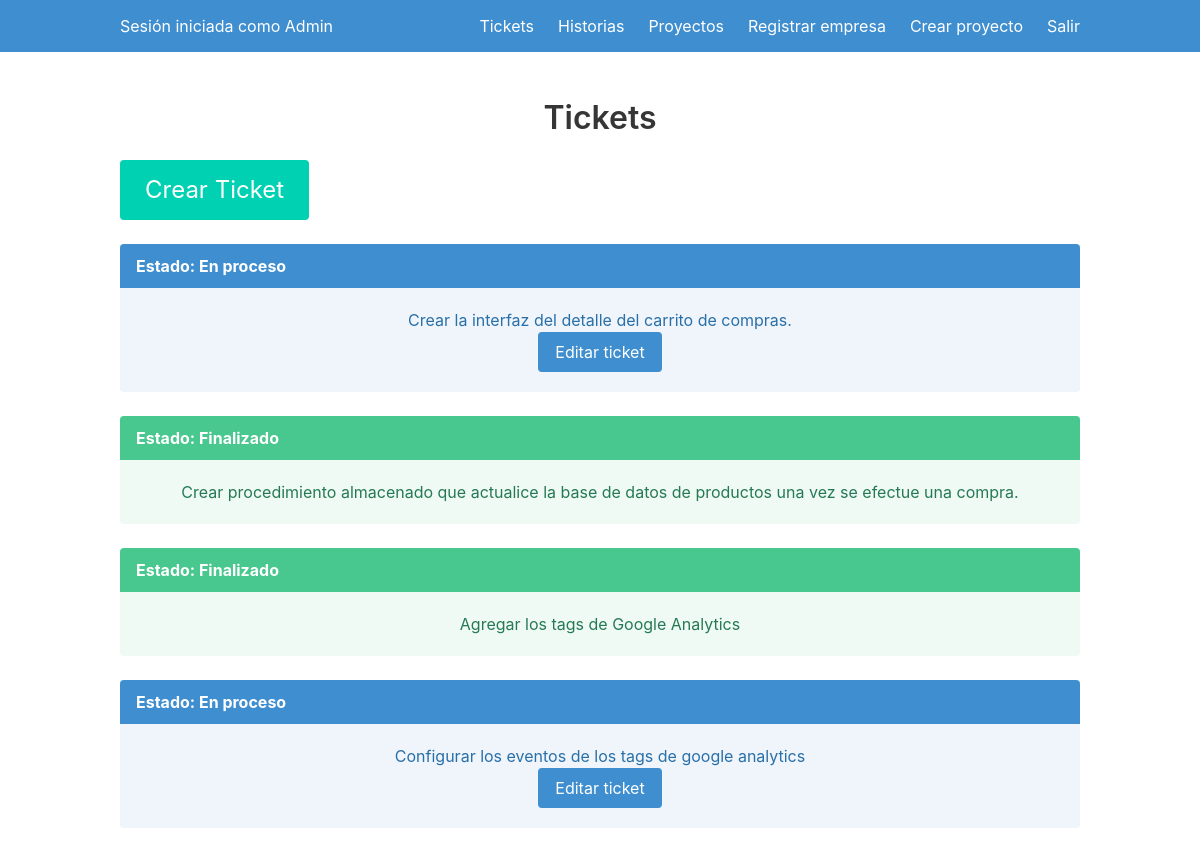
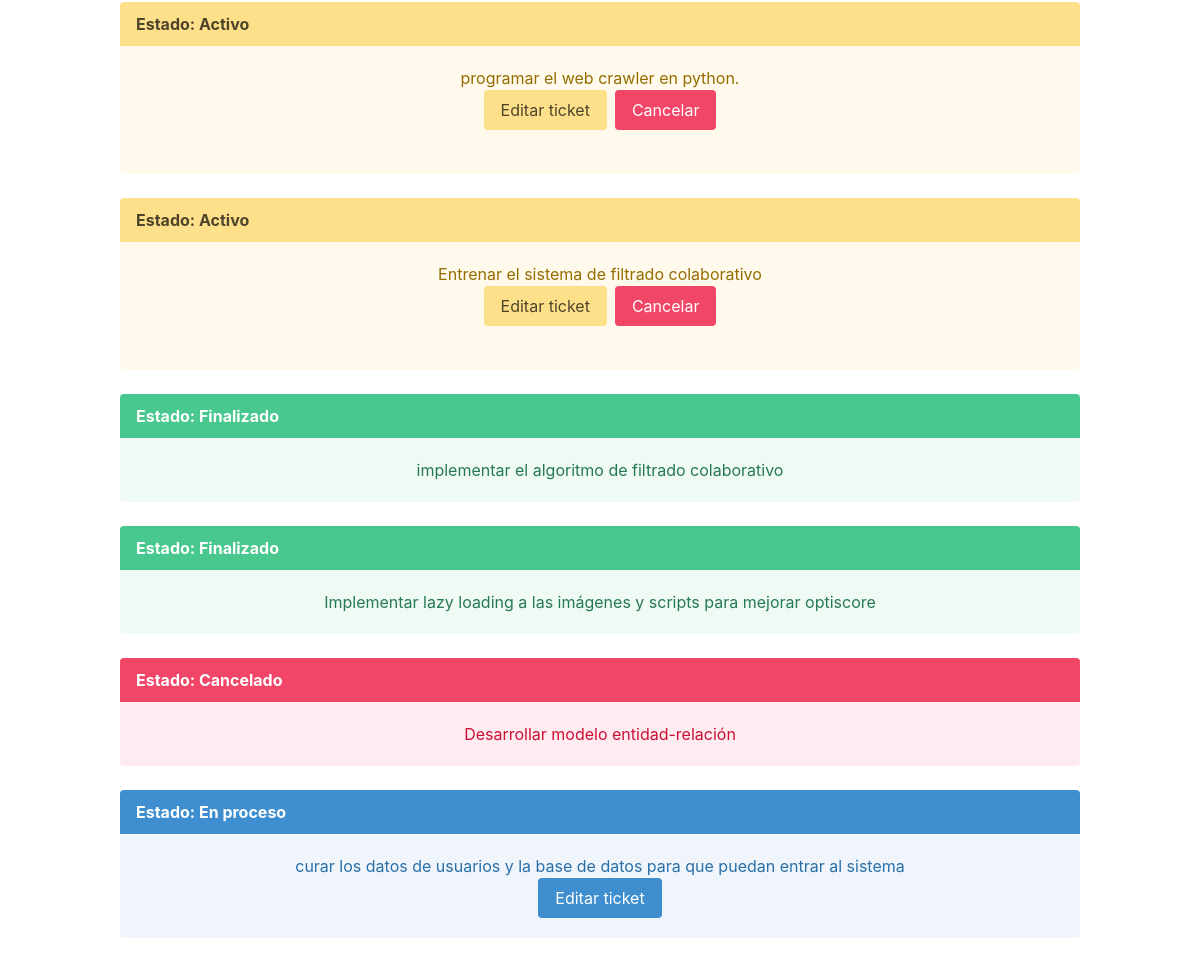
The app's page / (signed in) with its own data (2 pictures, top to bottom).
### models.py (models this page shows, shortened)
class Usuario(UserMixin, bd.Model):
    __tablename__ = 'Usuarios'
    Cc = bd.Column(bd.Integer, primary_key=True)
    Nombre = bd.Column(bd.String(50), unique=True)
    eMail = bd.Column(bd.String(50), unique=True)
    Nit_empresa = bd.Column(bd.Integer, bd.ForeignKey('Empresas.Nit'), nullable=False)
    Contrasena = bd.Column(bd.String(100))

class Tickets(UserMixin, bd.Model):
    __tablename__ = 'Tickets'
    Id = bd.Column(bd.Integer, primary_key=True)
    Descr = bd.Column(bd.String(500))
    Estado = bd.Column(bd.String(15), nullable=False)
    Id_Historia = bd.Column(bd.Integer, bd.ForeignKey('Historias.Id'), nullable=False)

### main.py (the view)
@main.route('/', methods=['POST','GET'])
@login_required
def index():
    if request.method == 'POST':
        if 'abre_editar' in request.form:
            id = request.form.get("id")
            tickets = Tickets.query.filter(Tickets.Id == id)
            return redirect(url_for('main.index'))
        elif 'cancelar_ticket' in request.form:
            tick_id = int(request.form.get("tick_id"))
            ticket = bd.session.query(Tickets).filter(Tickets.Id == tick_id).one()
            ticket.Estado = "Cancelado"
            bd.session.commit()
            return redirect(url_for('main.index'))
        elif 'editar_ticket' in request.form:
            tick_id = int(request.form.get("tick_id"))
            descr = request.form.get('nueva_descripcion')
            estado = request.form.get('nuevo_estado')
            id_historia = request.form.get('nueva_historia')
            ticket = bd.session.query(Tickets).filter(Tickets.Id == tick_id).one()
            ticket.Estado = estado
            ticket.Descr = descr
            ticket.Id_Historia = id_historia
            bd.session.commit()
            return redirect(url_for('main.index'))
        elif 'crear_tick' in request.form:
            descr = request.form.get('descripcion')
            estado = request.form.get('estado')
            id_historia = request.form.get('historia')
            nuevo_ticket = Tickets(Descr=descr,Estado=estado,Id_Historia=id_historia)
            bd.session.add(nuevo_ticket)
            bd.session.commit()
            bd.session.close()
            return redirect(url_for('main.index'))
        else:
            return redirect(url_for('main.index'))
    else:
        tickets = bd.session.query(Tickets).join(Historia, Tickets.Id_Historia == Historia.Id).join(Usuario, Historia.Id_Usuario==current_user.Cc)
        historias = Historia.query.filter(Historia.Id_Usuario == current_user.Cc)
        return render_template('index.html', historias=historias,tickets=tickets)

### __init__.py (called while the page is built)
def create_app():
    app = Flask(__name__)
    app.config['SECRET_KEY'] = b"'\xb2\xfe\x86T:\xd0\x8b\x94MI\xe3$\xc4\xd5\x0c"
    app.config['SQLALCHEMY_DATABASE_URI'] = 'sqlite:///BD/db.sqlite'
    bd.init_app(app)
    from .models import Empresa, Usuario, Proyecto, Historia
    login_manager = LoginManager()
    login_manager.login_view = 'auth.entrar'
    login_manager.login_message = "Se necesita estar autenticado para acceder a esta página"
    login_manager.login_message_category = "warning"
    login_manager.init_app(app)
    @login_manager.user_loader
    def load_user(user_id):
        return Usuario.query.get(int(user_id))
    from .auth import auth as auth_blueprint
    app.register_blueprint(auth_blueprint)
    from .main import main as main_blueprint
    app.register_blueprint(main_blueprint)
    return app

### templates/index.html (shortened to what this page needs)
{% extends "base.html" %}
{% block content %}
<h1 class="title">
    Tickets
</h1>
<div class="container">
    <div class="buttons">
        <button class="button is-primary is-large modal-button" data-target="modal-ticket">Crear Ticket</button>
    </div>
<div class="container">
    {% for ticket in tickets %}
        {% if ticket.Estado == "Activo" %}
            <article class="message is-warning">
                <div class="message-header">
                    <p>Estado: {{ticket.Estado}}</p>
                </div>
                <div class="message-body">
                    <p>{{ticket.Descr}}</p>
                        <div class="container">
                            <div class="buttons is-centered">
                                <button class="button is-warning is-centered modal-button" id="abre_editar" name="abre_editar" data-target="modal-editar-ticket">Editar ticket</button>
                                <form action="/" method="POST"><button class="button is-danger is-centered" id="cancelar_ticket" name="cancelar_ticket">Cancelar</button>
                                </form>
                            </div>
                </div>
            </article>
        {% elif ticket.Estado == "En proceso" %}
            <article class="message is-info">
                <div class="message-header">
                    <p>Estado: {{ticket.Estado}}</p>
                </div>
                <div class="message-body">
                    <p>{{ticket.Descr}}</p>
                    <button class="button is-info is-centered modal-button" id="abre_editar" name="abre_editar" data-target="modal-editar-ticket-proceso">Editar ticket</button>
                </div>
            </article>
        {% elif ticket.Estado == "Finalizado" %}
            <article class="message is-success">
                <div class="message-header">
                    <p>Estado: {{ticket.Estado}}</p>
                </div>
                <div class="message-body">
                    <p>{{ticket.Descr}}</p>
                </div>
            </article>
        {% elif ticket.Estado == "Cancelado" %}
            <article class="message is-danger">
                <div class="message-header">
                    <p>Estado: {{ticket.Estado}}</p>
                </div>
                <div class="message-body">
                    <p>{{ticket.Descr}}</p>
                </div>
            </article>
        {% endif %}
    {% endfor %}
</div>
{% endblock %}

### templates/base.html (shortened to what this page needs)
<!DOCTYPE html>
<html>
<head>
    <link rel="stylesheet" href="https://cdn.jsdelivr.net/npm/bulma@0.9.3/css/bulma.min.css" />
</head>
<body>
    <div class="hero-head">
        <nav class="navbar is-info">
            <div class="container">
                <div class="navbar-brand">
                    {% if current_user.is_authenticated %}
                        <div class="navbar-item">
                            Sesión iniciada como {{current_user.Nombre}}
                        </div>
                    {% endif %}
                    </div>
                <div id="navbarMenu" class="navbar-menu is-info">
                    <div class="navbar-end">
                        {% if current_user.is_authenticated %}
                            <a href="{{ url_for('main.index') }}" class="navbar-item">
                                Tickets
                            </a>
                            <a href="{{ url_for('main.historias') }}" class="navbar-item">
                                Historias
                            </a>
                            <a href="{{ url_for('main.proyectos') }}" class="navbar-item">
                                Proyectos
                            </a>
                        {% endif %}
                        {% if current_user.is_authenticated and current_user.Nombre == "Admin"  %}
                            <a href="{{ url_for('main.registrar_emp') }}" class="navbar-item">
                                Registrar empresa
                            </a>
                        {% endif %}
                        {% if current_user.is_authenticated and current_user.Nombre == "Admin"  %}
                            <a href="{{ url_for('main.crear_proyecto') }}" class="navbar-item">
                                Crear proyecto
                            </a>
                        {% endif %}
                        {% if current_user.is_authenticated %}
                            <a href="{{ url_for('auth.salir') }}" class="navbar-item">
                                Salir
                            </a>
                        {% endif %}
                    </div>
                </div>
            </div>
        </nav>
    </div>
    <div class="hero-body">
        <div class="container has-text-centered">
            {% block content %}
            {% endblock %}
        </div>
    </div>
</body>
</html>

### records on screen
Usuario: Nombre "Admin"
Tickets: Estado "En proceso", Descr "Crear la interfaz del detalle del carrito de compras."
Tickets: Estado "Finalizado", Descr "Crear procedimiento almacenado que actualice la base de datos de productos una vez se efectue una compra."
Tickets: Estado "Finalizado", Descr "Agregar los tags de Google Analytics"
Tickets: Estado "En proceso", Descr "Configurar los eventos de los tags de google analytics"
Tickets: Estado "Activo", Descr "programar el web crawler en python."
Tickets: Estado "Activo", Descr "Entrenar el sistema de filtrado colaborativo"
Tickets: Estado "Finalizado", Descr "implementar el algoritmo de filtrado colaborativo"
Tickets: Estado "Finalizado", Descr "Implementar lazy loading a las imágenes y scripts para mejorar optiscore"
Tickets: Estado "Cancelado", Descr "Desarrollar modelo entidad-relación"
Tickets: Estado "En proceso", Descr "curar los datos de usuarios y la base de datos para que puedan entrar al sistema"
